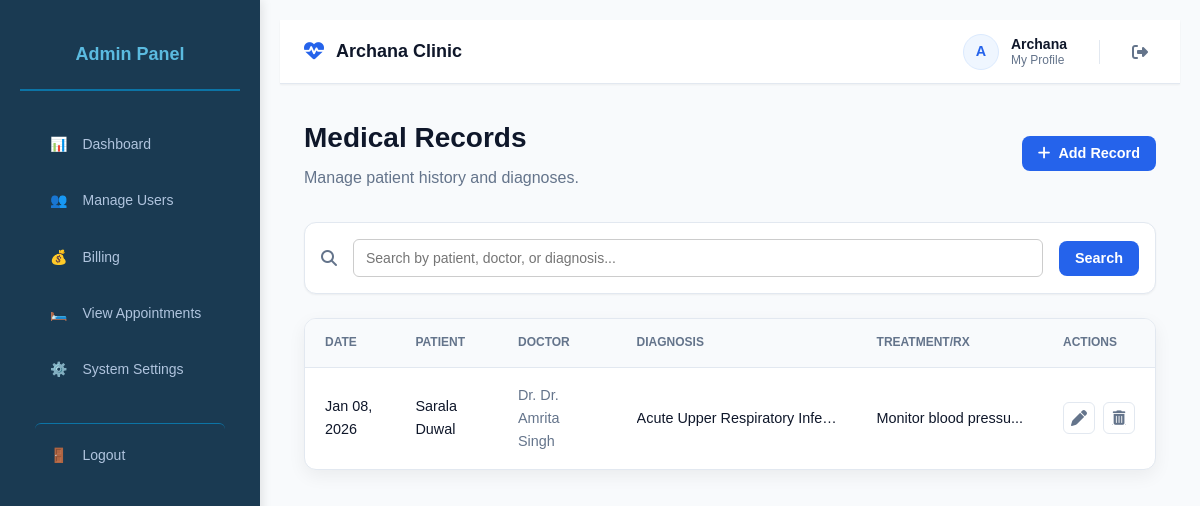
Before: /admin/medical-records.php (signed in) with the older database file.
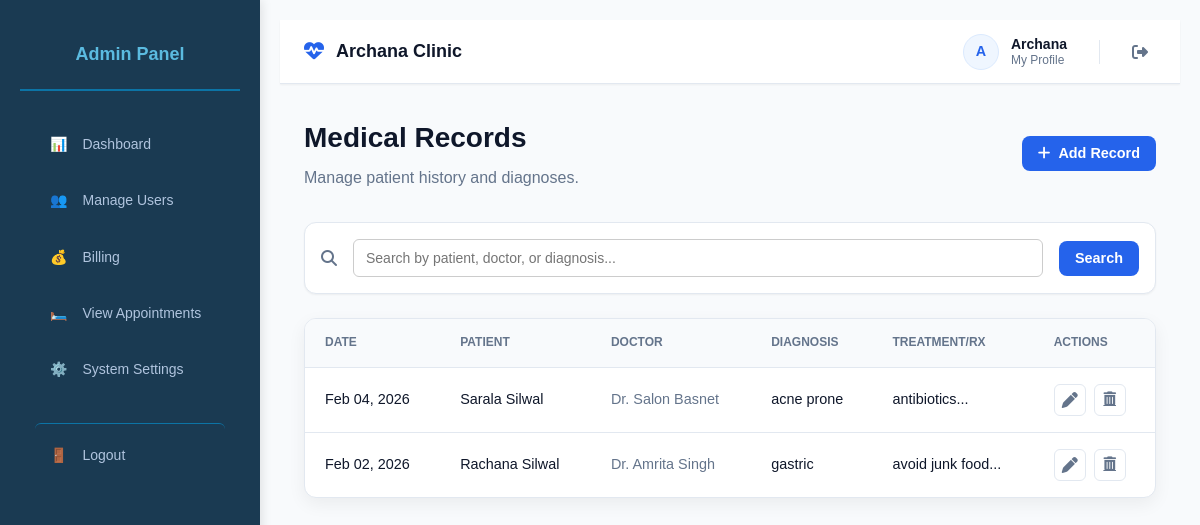
After: the same page with the newer database file.
### tables this page shows
CREATE TABLE `medical_records` (
  `id` int(11) NOT NULL,
  `patient_id` int(11) NOT NULL,
  `doctor_id` int(11) NOT NULL,
  `visit_date` date NOT NULL,
  `diagnosis` text DEFAULT NULL,
  `treatment` text DEFAULT NULL,
  `prescription` text DEFAULT NULL,
  `notes` text DEFAULT NULL,
  `created_at` timestamp NOT NULL DEFAULT current_timestamp(),
  `updated_at` timestamp NOT NULL DEFAULT current_timestamp() ON UPDATE current_timestamp()
);

CREATE TABLE `users` (
  `id` int(11) NOT NULL,
  `name` varchar(100) NOT NULL,
  `email` varchar(255) DEFAULT NULL,
  `password` varchar(255) NOT NULL,
  `role` enum('admin','doctor','receptionist','patient') NOT NULL,
  `phone` varchar(15) NOT NULL,
  `created_at` timestamp NOT NULL DEFAULT current_timestamp(),
  `updated_at` timestamp NOT NULL DEFAULT current_timestamp() ON UPDATE current_timestamp()
);

### admin/medical-records.php (the view, shortened to what the changed rows need)
<?php
require_once __DIR__ . '/../config/database.php';
$page = isset($_GET['page']) ? max(1, intval($_GET['page'])) : 1;
$limit = 10;
$offset = ($page - 1) * $limit;
$where_clauses = [];
$params = [];
$types = "";
$where_sql = count($where_clauses) > 0 ? "WHERE " . implode(" AND ", $where_clauses) : "";
$query = "
    SELECT mr.*,
           u_p.name AS patient_name,
           u_d.name AS doctor_name
    FROM medical_records mr
    JOIN patients p ON mr.patient_id = p.id
    JOIN users u_p ON p.user_id = u_p.id
    JOIN doctors d ON mr.doctor_id = d.id
    JOIN users u_d ON d.user_id = u_d.id
    $where_sql
    ORDER BY mr.visit_date DESC, mr.created_at DESC
    LIMIT ? OFFSET ?
";
$params[] = $limit;
$params[] = $offset;
$types .= "ii";
$stmt = $conn->prepare($query);
$stmt->bind_param($types, ...$params);
$stmt->execute();
$records = $stmt->get_result();
?>
<!DOCTYPE html>
<html lang="en">
<head>
<link rel="stylesheet" href="../styles.css">
<link rel="stylesheet" href="https://cdnjs.cloudflare.com/ajax/libs/font-awesome/6.5.0/css/all.min.css">
</head>
<body class="dashboard-page">
<div class="dashboard-container">
    <?php include __DIR__ . '/../include/sidebar-admin.php'; ?>
    <main class="dashboard-content">
        <div class="manage-container">
            <div class="page-header">
                <div>
                    <h1>Medical Records</h1>
                </div>
            </div>
            <div class="card">
                <div class="table-responsive">
                    <table class="custom-table">
                        <thead>
                            <tr>
                                <th>Date</th>
                                <th>Patient</th>
                                <th>Doctor</th>
                                <th>Diagnosis</th>
                                <th>Treatment/Rx</th>
                                <th>Actions</th>
                            </tr>
                        </thead>
                        <tbody>
                            <?php if($records->num_rows > 0): ?>
                                <?php while($row = $records->fetch_assoc()): ?>
                                <tr>
                                    <td><?= date('M d, Y', strtotime($row['visit_date'])) ?></td>
                                    <td style="font-weight: 500;"><?= htmlspecialchars($row['patient_name']) ?></td>
                                    <td style="color:var(--text-muted);">Dr. <?= htmlspecialchars($row['doctor_name']) ?></td>
                                    <td>
                                        <div class="truncate" title="<?= htmlspecialchars($row['diagnosis']) ?>">
                                            <?= htmlspecialchars($row['diagnosis']) ?>
                                        </div>
                                    </td>
                                    <td>
                                        <div class="truncate" title="<?= htmlspecialchars($row['treatment'] . ' - ' . $row['prescription']) ?>">
                                            <?= htmlspecialchars(substr($row['treatment'], 0, 20)) ?>...
                                        </div>
                                    </td>
                                    <td>
                                        <div class="action-group">
                                            <button class="btn-action btn-edit"
                                                data-id="<?= $row['id'] ?>"
                                                data-patient="<?= $row['patient_id'] ?>"
                                                data-doctor="<?= $row['doctor_id'] ?>"
                                                data-date="<?= $row['visit_date'] ?>"
                                                data-diagnosis="<?= htmlspecialchars($row['diagnosis']) ?>"
                                                data-treatment="<?= htmlspecialchars($row['treatment']) ?>"
                                                data-prescription="<?= htmlspecialchars($row['prescription']) ?>"
                                                data-notes="<?= htmlspecialchars($row['notes']) ?>"
                                                title="Edit Record">
                                                <i class="fas fa-pen"></i>
                                            </button>
                                            <a href="?delete_id=<?= $row['id'] ?>" class="btn-action btn-delete"
                                               onclick="return confirm('Are you sure you want to delete this medical record?')"
                                               title="Delete">
                                                <i class="fas fa-trash-alt"></i>
                                            </a>
                                        </div>
                                    </td>
                                </tr>
                                <?php endwhile; ?>
                            <?php else: ?>
                                <tr><td colspan="6" style="text-align:center; padding:3rem; color:var(--text-muted);">No medical records found.</td></tr>
                            <?php endif; ?>
                        </tbody>
                    </table>
                </div>
            </div>
        </div>
    </main>
</div>
</body>
</html>

Changed rows visible on the page:
no longer on this page (row unchanged): medical_records: visit_date "Jan 08, 2026", users.name "Sarala Duwal", users.name "Dr. Amrita Singh", diagnosis "Acute Upper Respiratory Infe…", treatment "Monitor blood pressu"
added medical_records: visit_date "Feb 04, 2026", users.name "Sarala Silwal", users.name "Salon Basnet", diagnosis "acne prone", treatment "antibiotics"
added medical_records: visit_date "Feb 02, 2026", users.name "Rachana Silwal", users.name "Amrita Singh", diagnosis "gastric", treatment "avoid junk food"
